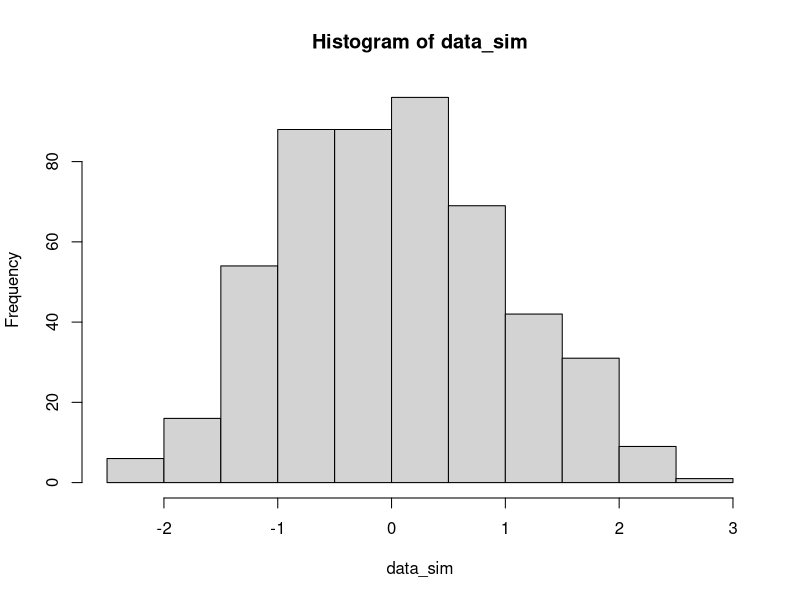

Recreate this plot in R.
## ---- chunk 1
#| title: data-simulation
n <- 500
data_sim <- rnorm(n, 0 , 1)
hist(data_sim)
